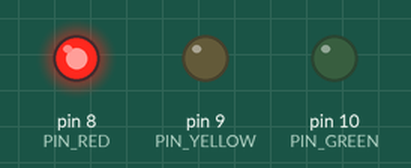
The sketch below on a simulated Arduino Uno, built with avr-gcc and run on an emulated ATmega328P. On the bench: output pins drawn as LEDs (lit = HIGH).

Above: at 2.5 s.
At 7.5 s:
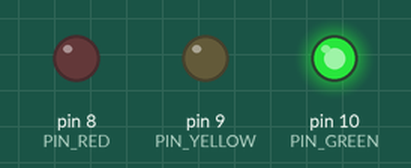
At 10.5 s:
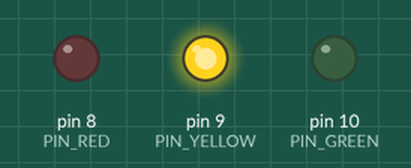
Timing chart, 0 to 14.3 s (numbered marks = the images above):
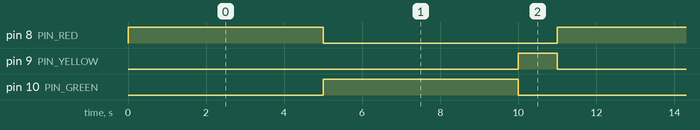

Measured:
- by itself, pin 8 (PIN_RED), pin 10 (PIN_GREEN): alternates HIGH for 5.0 s and LOW for 6.0 s
- by itself, pin 9 (PIN_YELLOW): alternates HIGH for 1.0 s and LOW for 10.0 s
- by itself, everything shown: repeats every 11.0 s, in 4 steps

The sketch:

E27-traffic-light-step-2.ino
```cpp
// (licence header left out)
const int PIN_RED = 8;
const int PIN_YELLOW = 9;
const int PIN_GREEN = 10;

void setup()
{
  // Set pin 8 t/m 10 as output
  pinMode(PIN_RED, OUTPUT);
  pinMode(PIN_YELLOW, OUTPUT);
  pinMode(PIN_GREEN, OUTPUT);

  // Set all output to LOW in order to turn all LEDs off
  digitalWrite(PIN_RED, LOW);
  digitalWrite(PIN_YELLOW, LOW);
  digitalWrite(PIN_GREEN, LOW);
}

void loop()
{
  // Red
  digitalWrite(PIN_RED, HIGH);
  delay(5000);
  digitalWrite(PIN_RED, LOW);

  // Green
  digitalWrite(PIN_GREEN, HIGH);
  delay(5000);
  digitalWrite(PIN_GREEN, LOW);

  // Orange / Yellow
  digitalWrite(PIN_YELLOW, HIGH);
  delay(1000);
  digitalWrite(PIN_YELLOW, LOW);
}
```
